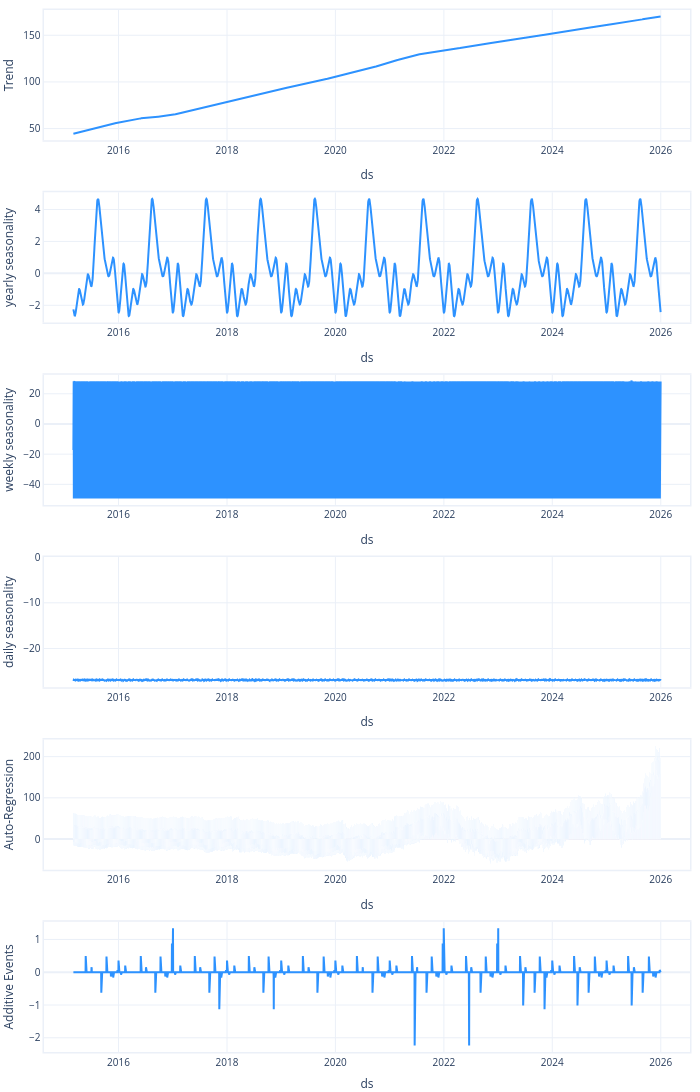

Notebook code for this chart:
### Code cell
plt2 = model.plot_components(forecast)
plt2

### Figure 1 — Plotly figure (JSON) as saved in the notebook; plotly's stock layout.template omitted (floating-point values rounded to 4 significant figures; data arrays with more than 128 entries replaced by an {"elided": "..."} marker saying what was removed)
{"data": [{"line": {"color": "#2d92ff", "width": 2}, "mode": "lines", "name": "Trend", "showlegend": false, "type": "scatter", "x": {"elided": "3957 str values"}, "xaxis": "x", "y": {"elided": "3957 float values"}, "yaxis": "y"}, {"line": {"color": "#2d92ff", "width": 2}, "mode": "lines", "name": "yearly seasonality", "showlegend": false, "type": "scatter", "x": {"elided": "3957 str values"}, "xaxis": "x2", "y": {"elided": "3957 float values"}, "yaxis": "y2"}, {"line": {"color": "#2d92ff", "width": 2}, "mode": "lines", "name": "weekly seasonality", "showlegend": false, "type": "scatter", "x": {"elided": "3957 str values"}, "xaxis": "x3", "y": {"elided": "3957 float values"}, "yaxis": "y3"}, {"line": {"color": "#2d92ff", "width": 2}, "mode": "lines", "name": "daily seasonality", "showlegend": false, "type": "scatter", "x": {"elided": "3957 str values"}, "xaxis": "x4", "y": {"elided": "3957 float values"}, "yaxis": "y4"}, {"marker": {"color": "#2d92ff"}, "name": "Auto-Regression", "opacity": 1, "showlegend": false, "type": "bar", "x": {"elided": "3957 str values"}, "xaxis": "x5", "y": {"elided": "3957 float values"}, "yaxis": "y5"}, {"line": {"color": "#2d92ff", "width": 2}, "mode": "lines", "name": "Additive Events", "showlegend": false, "type": "scatter", "x": {"elided": "3957 str values"}, "xaxis": "x6", "y": {"elided": "3957 float values"}, "yaxis": "y6"}], "layout": {"autosize": true, "barmode": "overlay", "font": {"size": 10}, "height": 1260, "hovermode": "x unified", "legend": {"traceorder": "reversed", "y": 0.1}, "margin": {"b": 0, "l": 0, "pad": 0, "r": 10, "t": 10}, "title": {"font": {"size": 12}}, "width": 700, "xaxis": {"anchor": "y", "domain": [0, 1], "linewidth": 1.5, "mirror": true, "range": ["2014-08-17T00:00:00", "2026-07-17T00:00:00"], "showline": true, "title": {"text": "ds"}, "type": "date"}, "xaxis2": {"anchor": "y2", "domain": [0, 1], "linewidth": 1.5, "mirror": true, "range": ["2014-08-17T00:00:00", "2026-07-17T00:00:00"], "showline": true, "title": {"text": "ds"}, "type": "date"}, "xaxis3": {"anchor": "y3", "domain": [0, 1], "linewidth": 1.5, "mirror": true, "range": ["2014-08-17T00:00:00", "2026-07-17T00:00:00"], "showline": true, "title": {"text": "ds"}, "type": "date"}, "xaxis4": {"anchor": "y4", "domain": [0, 1], "linewidth": 1.5, "mirror": true, "range": ["2014-08-17T00:00:00", "2026-07-17T00:00:00"], "showline": true, "title": {"text": "ds"}, "type": "date"}, "xaxis5": {"anchor": "y5", "domain": [0, 1], "linewidth": 1.5, "mirror": true, "range": ["2014-08-17T00:00:00", "2026-07-17T00:00:00"], "showline": true, "title": {"text": "ds"}, "type": "date"}, "xaxis6": {"anchor": "y6", "domain": [0, 1], "linewidth": 1.5, "mirror": true, "range": ["2014-08-17T00:00:00", "2026-07-17T00:00:00"], "showline": true, "title": {"text": "ds"}, "type": "date"}, "yaxis": {"anchor": "x", "domain": [0.875, 1], "linewidth": 1.5, "mirror": true, "rangemode": "normal", "showline": true, "title": {"text": "Trend"}}, "yaxis2": {"anchor": "x2", "domain": [0.7, 0.825], "linewidth": 1.5, "mirror": true, "rangemode": "tozero", "showline": true, "title": {"text": "yearly seasonality"}}, "yaxis3": {"anchor": "x3", "domain": [0.525, 0.65], "linewidth": 1.5, "mirror": true, "rangemode": "tozero", "showline": true, "title": {"text": "weekly seasonality"}}, "yaxis4": {"anchor": "x4", "domain": [0.35, 0.475], "linewidth": 1.5, "mirror": true, "rangemode": "tozero", "showline": true, "title": {"text": "daily seasonality"}}, "yaxis5": {"anchor": "x5", "domain": [0.175, 0.3], "linewidth": 1.5, "mirror": true, "rangemode": "tozero", "showline": true, "title": {"text": "Auto-Regression"}}, "yaxis6": {"anchor": "x6", "domain": [0, 0.125], "linewidth": 1.5, "mirror": true, "rangemode": "tozero", "showline": true, "title": {"text": "Additive Events"}}}}
